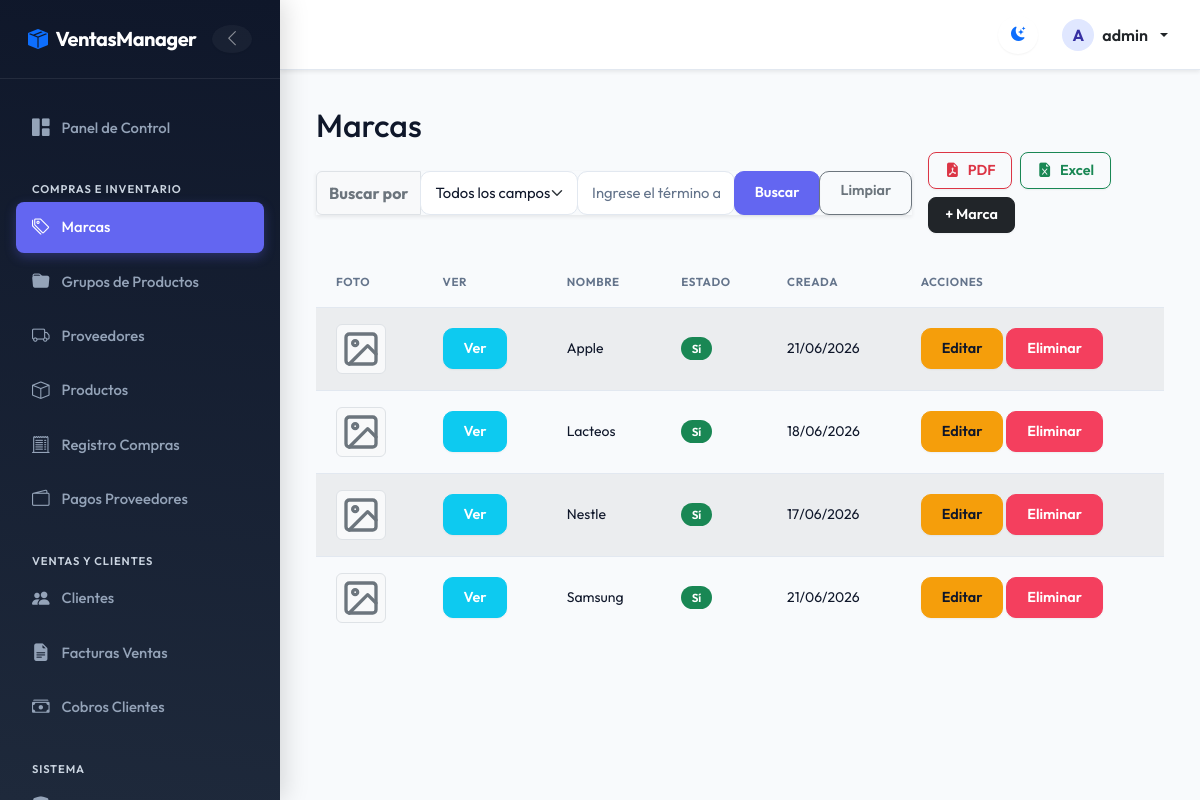
The page /brands/ (signed in) on the database its author committed.
### billing/models.py (models this page shows, shortened)
class Brand(models.Model):
    name = models.CharField(max_length=100, unique=True, verbose_name='Brand Name')
    description = models.TextField(blank=True, null=True)
    image = models.ImageField(upload_to='brands/', blank=True, null=True, verbose_name='Imagen de Marca')
    is_active = models.BooleanField(default=True)
    created_at = models.DateTimeField(auto_now_add=True)
    updated_at = models.DateTimeField(auto_now=True)
    class Meta:
        verbose_name = 'Brand'
        verbose_name_plural = 'Brands'
        ordering = ['name']
        permissions = [
            ("download_brand_pdf", "Can download Brand PDF report"),
            ("download_brand_excel", "Can download Brand Excel report"),
            ("detail_brand", "Can view Brand detail modal"),
        ]

### billing/views.py (the view, shortened to what this page needs)
# urls.py: path('brands/', views.brand_list, name='brand_list'),
@login_required
@permission_required('billing.view_brand')
@audit_action('LIST_BRANDS')
def brand_list(request):
    search_field = request.GET.get('search_field', 'all').strip()
    search_value = request.GET.get('search_value', '').strip()
    brands = Brand.objects.all()
    from django.core.paginator import Paginator
    paginator = Paginator(brands, 10)
    page_number = request.GET.get('page')
    page_obj = paginator.get_page(page_number)
    return render(request, 'billing/brand_list.html', {
        'brands': page_obj,
        'page_obj': page_obj,
        'paginator': paginator,
        'is_paginated': page_obj.has_other_pages(),
        'search_field': search_field,
        'search_value': search_value
    })

### billing/context_processors.py (called while the page is built)
def sri_settings(request):
    sri_url = getattr(settings, 'SRI_MICROSERVICE_URL', 'https://sri-microservice.vercel.app/firmar-y-enviar')
    base_url = sri_url.rsplit('/', 1)[0]
    return {
        'SRI_MICROSERVICE_CONFIG_URL': f"{base_url}/configurar"
    }

### security/templatetags/security_tags.py (called while the page is built)
@register.filter(name='has_group')
def has_group(user, group_name):
    if not user.is_authenticated:
        return False
    if user.is_superuser:      # el superusuario ve todo
        return True
    return user.groups.filter(name=group_name).exists()

### billing/templates/billing/brand_list.html (shortened to what this page needs)
{% extends 'billing/base.html' %}
{% block content %}
<h2>Marcas</h2>
<div class="d-flex flex-column flex-md-row justify-content-between align-items-md-center gap-3 mb-4">
  <form method="get" class="m-0 flex-grow-1" style="max-width: 700px;">
    <div class="input-group shadow-sm">
      <span class="input-group-text bg-light fw-bold text-secondary">Buscar por</span>
      <select name="search_field" id="search_field" class="form-select border-secondary-subtle" style="max-width: 180px;">
        <option value="all" {% if search_field == 'all' or not search_field %}selected{% endif %}>Todos los campos</option>
      </select>
      <input type="text" name="search_value" id="search_value" class="form-control border-secondary-subtle" placeholder="Ingrese el término a buscar..." value="{{ search_value|default:'' }}">
      <button type="submit" class="btn btn-primary">Buscar</button>
      <a href="{% url 'billing:brand_list' %}" class="btn btn-outline-secondary">Limpiar</a>
    </div>
  </form>
  <div class="d-flex align-items-center gap-2 flex-wrap ms-md-auto">
    {% if perms.billing.download_brand_pdf %}
    <a href="{% url 'billing:brand_report_pdf' %}" class="btn btn-action-pdf d-flex align-items-center gap-2 fw-semibold">
      <i class="bi bi-file-earmark-pdf-fill"></i> PDF
    </a>
    {% endif %}
    {% if perms.billing.download_brand_excel %}
    <a href="{% url 'billing:brand_report_excel' %}" class="btn btn-action-excel d-flex align-items-center gap-2 fw-semibold">
      <i class="bi bi-file-earmark-excel-fill"></i> Excel
    </a>
    {% endif %}
    {% if perms.billing.add_brand %}
    <a href="{% url 'billing:brand_create' %}" class="btn btn-action-add d-flex align-items-center gap-2 fw-semibold">
      + Marca
    </a>
    {% endif %}
  </div>
</div>
<table class="table table-striped table-hover align-middle">
  <thead class="table-dark">
    <tr>
      <th>Foto</th>
      <th>Ver</th>
      <th>Nombre</th>
      <th>Estado</th>
      <th>Creada</th>
      <th>Acciones</th>
    </tr>
  </thead>
  <tbody>
    {% for brand in brands %}
    <tr>
      <td>
      </td>
      <td>
        {% if perms.billing.detail_brand %}
        <button type="button" class="btn btn-sm btn-info text-white btn-view-brand"
                data-name="{{ brand.name|escape }}"
                data-description="{{ brand.description|escape|default:'Sin descripción' }}"
                data-active="{% if brand.is_active %}Sí{% else %}No{% endif %}"
                data-created="{{ brand.created_at|date:'d/m/Y H:i' }}"
                data-image="{% if brand.image %}{{ brand.image.url }}{% endif %}">
          Ver
        </button>
        {% endif %}
      </td>
      <td>{{ brand.name }}</td>
      <td>
        {% if brand.is_active %}
        <span class="badge bg-success">Sí</span>
        {% else %}
        <span class="badge bg-danger">No</span>
        {% endif %}
      </td>
      <td>{{ brand.created_at|date:"d/m/Y" }}</td>
      <td>
        {% if perms.billing.change_brand %}
        <a href="{% url 'billing:brand_update' brand.pk %}" class="btn btn-sm btn-warning">Editar</a>
        {% endif %}
        {% if perms.billing.delete_brand %}
        <a href="{% url 'billing:brand_delete' brand.pk %}" class="btn btn-sm btn-danger">Eliminar</a>
        {% endif %}
      </td>
    </tr>
    {% empty %}
    <tr>
      <td colspan="6" class="text-center">Marca no encontrada.</td>
    </tr>
    {% endfor %}
  </tbody>
</table>
{% endblock %}

### billing/templates/billing/base.html (shortened to what this page needs)
{% load security_tags %}
{% load static %}
<!DOCTYPE html>
<html lang="es">
<head>
  <link href="https://cdn.jsdelivr.net/npm/bootstrap@5.3.0/dist/css/bootstrap.min.css" rel="stylesheet">
  <link rel="stylesheet" href="https://cdn.jsdelivr.net/npm/bootstrap-icons@1.10.5/font/bootstrap-icons.css">
  <link rel="stylesheet" href="{% static 'css/custom.css' %}">
</head>
<body>
  <div class="app-container {% if not user.is_authenticated %}no-sidebar{% endif %}" id="appContainer">
    {% if user.is_authenticated %}
    <aside class="sidebar" id="sidebar">
      <div class="sidebar-header d-flex align-items-center justify-content-between">
        <a class="sidebar-brand d-flex align-items-center gap-2" href="{% url 'billing:home' %}">
          <i class="bi bi-box-seam-fill text-primary"></i>
          <span>VentasManager</span>
        </a>
        <button id="sidebarToggleCompact" class="btn btn-link text-white-50 p-0 border-0 d-none d-lg-flex align-items-center justify-content-center" style="width: 28px; height: 28px; border-radius: 50% !important; transition: all 0.2s;" title="Compactar menú">
          <i id="compactIcon" class="bi bi-chevron-left" style="font-size: 1.1rem;"></i>
        </button>
      </div>
      <div class="sidebar-content">
        <ul class="sidebar-menu">
            <li class="sidebar-item">
              <a href="{% url 'billing:home' %}" class="sidebar-link {% if request.resolver_match.view_name == 'billing:home' %}active{% endif %}">
                <i class="bi bi-grid-1x2-fill"></i> <span>Panel de Control</span>
              </a>
            </li>
            {% if user|has_group:'Compras' or user|has_group:'Administrador' or user|has_group:'Gerente' %}
            <li class="sidebar-category">Compras e Inventario</li>
            <li class="sidebar-item">
              <a href="{% url 'billing:brand_list' %}" class="sidebar-link {% if 'brand' in request.path %}active{% endif %}">
                <i class="bi bi-tags"></i> <span>Marcas</span>
              </a>
            </li>
            <li class="sidebar-item">
              <a href="{% url 'billing:productgroup_list' %}" class="sidebar-link {% if 'productgroup' in request.path %}active{% endif %}">
                <i class="bi bi-folder-fill"></i> <span>Grupos de Productos</span>
              </a>
            </li>
            <li class="sidebar-item">
              <a href="{% url 'billing:supplier_list' %}" class="sidebar-link {% if 'supplier' in request.path %}active{% endif %}">
                <i class="bi bi-truck"></i> <span>Proveedores</span>
              </a>
            </li>
            <li class="sidebar-item">
              <a href="{% url 'billing:product_list' %}" class="sidebar-link {% if 'product/' in request.path or 'product_list' in request.resolver_match.view_name %}active{% endif %}">
                <i class="bi bi-box"></i> <span>Productos</span>
              </a>
            </li>
            <li class="sidebar-item">
              <a href="{% url 'purchasing:purchase_list' %}" class="sidebar-link {% if 'purchases' in request.path %}active{% endif %}">
                <i class="bi bi-receipt-cutoff"></i> <span>Registro Compras</span>
              </a>
            </li>
            <li class="sidebar-item">
              <a href="{% url 'pagos:pagos_compras_home' %}" class="sidebar-link {% if 'cobros/compras' in request.path or 'cobros/pagar' in request.path %}active{% endif %}">
                <i class="bi bi-wallet2"></i> <span>Pagos Proveedores</span>
              </a>
            </li>
            {% endif %}
            {% if user|has_group:'Ventas' or user|has_group:'Administrador' or user|has_group:'Gerente' %}
            <li class="sidebar-category">Ventas y Clientes</li>
            <li class="sidebar-item">
              <a href="{% url 'billing:customer_list' %}" class="sidebar-link {% if 'customer' in request.path %}active{% endif %}">
                <i class="bi bi-people-fill"></i> <span>Clientes</span>
              </a>
            </li>
            <li class="sidebar-item">
              <a href="{% url 'billing:invoice_list' %}" class="sidebar-link {% if 'invoice' in request.path %}active{% endif %}">
                <i class="bi bi-file-earmark-text-fill"></i> <span>Facturas Ventas</span>
              </a>
            </li>
            <li class="sidebar-item">
              <a href="{% url 'pagos:pagos_home' %}" class="sidebar-link {% if 'cobros/' in request.path and not 'compras' in request.path and not 'pagar' in request.path %}active{% endif %}">
                <i class="bi bi-cash-stack"></i> <span>Cobros Clientes</span>
              </a>
            </li>
            {% endif %}
            {% if user|has_group:'Administrador' %}
            <li class="sidebar-category">Sistema</li>
            <li class="sidebar-item">
              <a href="{% url 'security:security_home' %}" class="sidebar-link {% if 'security' in request.path %}active{% endif %}">
                <i class="bi bi-shield-lock-fill"></i> <span>Seguridad y Permisos</span>
              </a>
            </li>
            {% endif %}
        </ul>
      </div>
    </aside>
    {% endif %}
    <div class="main-wrapper">
      <header class="topbar shadow-sm">
        <div class="topbar-actions">
          <button id="themeToggle" class="btn btn-link text-body p-2 border-0" aria-label="Cambiar tema" style="font-size: 1.25rem; display: flex; align-items: center; justify-content: center; width: 38px; height: 38px; border-radius: 50% !important; background: transparent;">
            <i id="themeToggleIcon" class="bi bi-moon-stars-fill text-primary"></i>
          </button>
          {% if user.is_authenticated %}
          <div class="dropdown">
            <a class="dropdown-toggle text-body text-decoration-none fw-semibold d-flex align-items-center gap-2" href="#" id="userMenu" data-bs-toggle="dropdown" aria-expanded="false">
              <div class="rounded-circle bg-primary-subtle text-primary d-flex align-items-center justify-content-center text-uppercase fw-bold" style="width: 32px; height: 32px;">
                {{ user.username|slice:":1" }}
              </div>
              <span class="d-none d-sm-inline">{{ user.username }}</span>
            </a>
          </div>
          {% else %}
          <a href="{% url 'login' %}" class="btn btn-primary btn-sm">Iniciar Sesión</a>
          {% endif %}
        </div>
      </header>
      <main class="main-content">
        {% block content %}{% endblock %}
      </main>
    </div>
  </div>
</body>
</html>

### rows shown on the page
Brand: name "Apple", is_active "Sí", created_at "21/06/2026"
Brand: name "Lacteos", is_active "Sí", created_at "18/06/2026"
Brand: name "Nestle", is_active "Sí", created_at "17/06/2026"
Brand: name "Samsung", is_active "Sí", created_at "21/06/2026"

### other values the page prints
{{ user.username|slice:":1" }} "A"
{{ user.username }} "admin"
